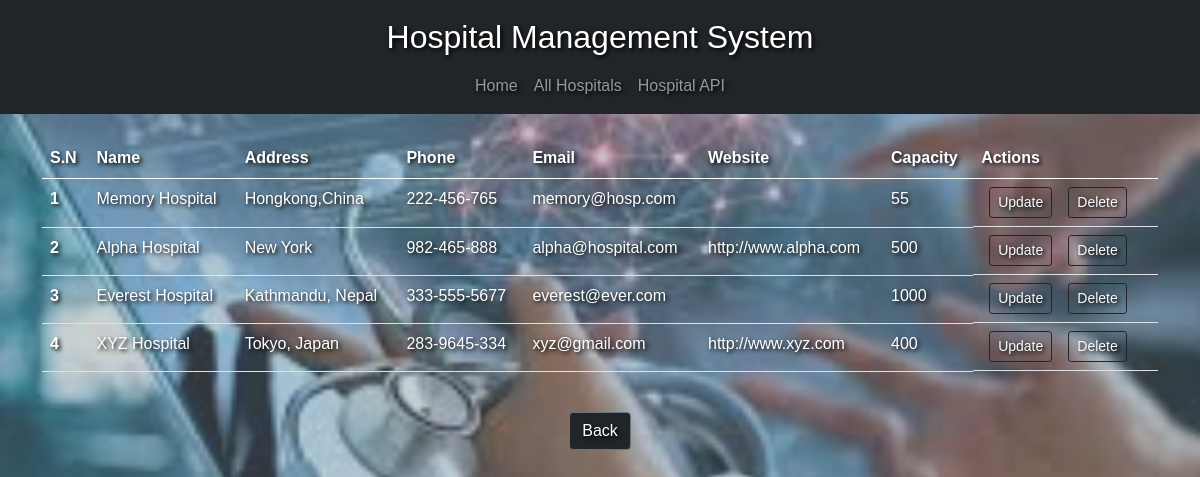
The app's page /records/ with its own data.
### hospitals/models.py (models this page shows)
class HospitalRecord(models.Model):
    name = models.CharField(max_length=50)
    address = models.CharField(max_length=50)
    phone_number = models.CharField(max_length=50)
    email = models.EmailField()
    website = models.URLField()
    capacity = models.IntegerField()

### hospitals/views.py (the view)
# urls.py: path('records/', views.allrecords, name='records'),
def allrecords(request):
    allRecords = HospitalRecord.objects.all()
    return render(request,'hospitals/hospital_list.html',{'records':allRecords})

### hospitals/templates/hospitals/hospital_list.html (shortened to what this page needs)
{% extends 'hospitals/base.html' %}
{% block body %}
<div class="container my-4">
    <div class="table-responsive">
        <table class="table">
            <thead>
                <tr>
                    <th scope="col">S.N</th>
                    <th scope="col">Name</th>
                    <th scope="col">Address</th>
                    <th scope="col">Phone</th>
                    <th scope="col">Email</th>
                    <th scope="col">Website</th>
                    <th scope="col">Capacity</th>
                    <th scope="col">Actions</th>
                </tr>
            </thead>
            <tbody>
                {% for rec in records %}
                <tr>
                    <th scope="row">{{forloop.counter}}</th>
                    <td>{{rec.name}}</td>
                    <td>{{rec.address}}</td>
                    <td>{{rec.phone_number}}</td>
                    <td>{{rec.email}}</td>
                    <td>{{rec.website}}</td>
                    <td>{{rec.capacity}}</td>
                    <td class="d-flex">
                        <a href="/update/{{rec.id}}/" class="btn btn-outline-dark text-light btn-sm mx-2"
                            role="button">Update</a>
                        <a href="/delete/{{rec.id}}/" class="btn btn-outline-dark text-light btn-sm mx-2"
                            role="button">Delete</a>
                    </td>
                </tr>
                {% endfor %}
            </tbody>
        </table>
    </div>
    <div class="text-center">
        <a href="{% url 'home' %}" class="btn btn-secondary my-4 bg-dark" role="button">Back</a>
    </div>
</div>
{% endblock %}

### hospitals/static/css/custom_style.css (style rules this page uses)
* { color: white; text-shadow: 2px 2px 4px black; font-family: fantasy, sans-serif; }
body { background-color: #7b898f; }

### records on screen
HospitalRecord: name "Memory Hospital", address "Hongkong,China", phone_number "222-456-765", email "memory@hosp.com", capacity "55"
HospitalRecord: name "Alpha Hospital", address "New York", phone_number "982-465-888", email "alpha@hospital.com", website "http://www.alpha.com", capacity "500"
HospitalRecord: name "Everest Hospital", address "Kathmandu, Nepal", phone_number "333-555-5677", email "everest@ever.com", capacity "1000"
HospitalRecord: name "XYZ Hospital", address "Tokyo, Japan", phone_number "283-9645-334", email "xyz@gmail.com", website "http://www.xyz.com", capacity "400"
